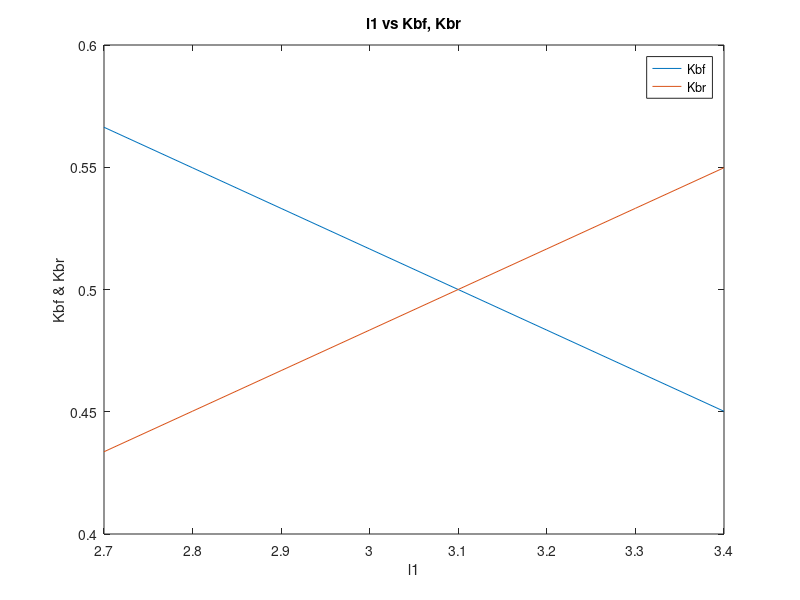
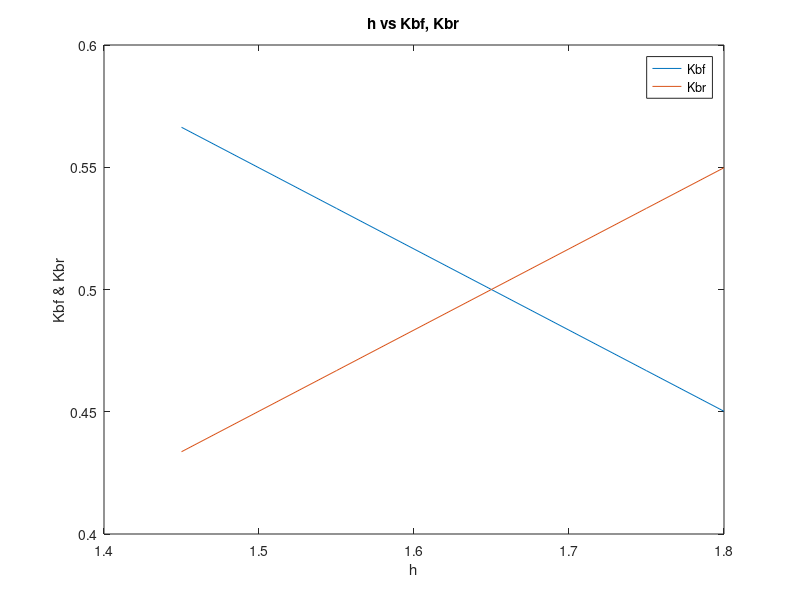
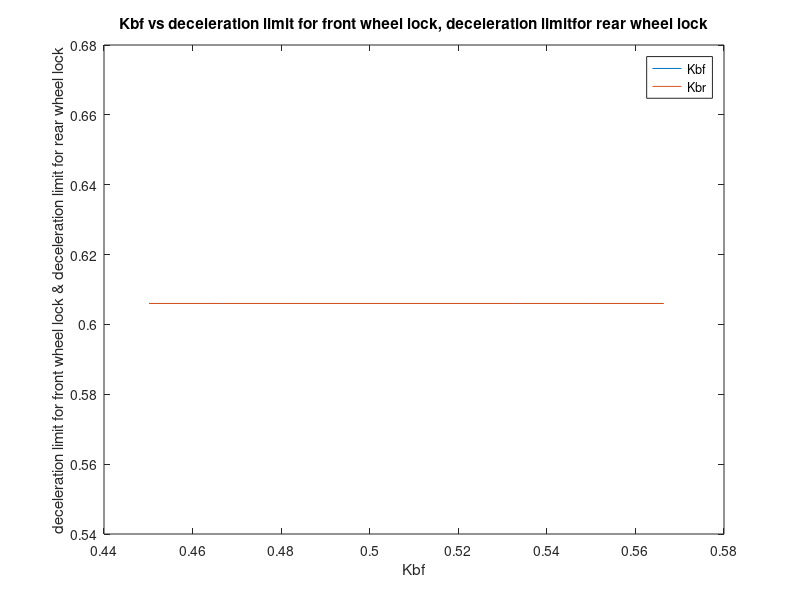
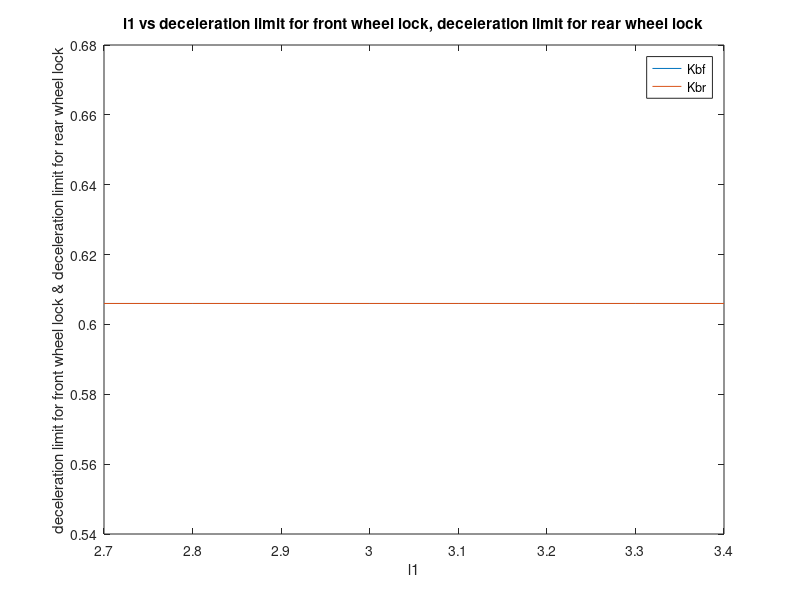

Here is the MATLAB script that generated these plots, in order:
W = 107800:100:108500;
L = 4.2;
l1= 2.7:0.1:3.4;
l2= L-l1;
h= 1.45:0.05:1.80;
fr=0.006;
mue_peak=0.6;
Kbf=l2+((mue_peak+fr).*h);
Kbr=l1-((mue_peak+fr).*h);

IBFD_decimal=Kbf./Kbr;
rear_wheel_brake_force_percent=(100)./(IBFD_decimal+1);
front_wheel_brake_force_percent=100-rear_wheel_brake_force_percent;
Kbf=front_wheel_brake_force_percent./100;
Kbr=rear_wheel_brake_force_percent./100;

deceleration_limit_for_front_wheel_lock=((mue_peak.*l2)+(fr*L.*Kbf))./((L.*Kbf)-(mue_peak.*h));
deceleration_limit_for_rear_wheel_lock=((mue_peak.*l1)+(fr*L.*(1-Kbf)))./((L.*(1-Kbf))+(mue_peak.*h));
front_wheel_lock=zeros(1,8);
rear_wheel_lock=zeros(1,8);
Brake_efficiency=zeros(1,8);

for i=1:8
if (deceleration_limit_for_front_wheel_lock(i) < deceleration_limit_for_rear_wheel_lock(i))
    front_wheel_lock(i)=1;
    rear_wheel_lock(i)=0;
elseif deceleration_limit_for_rear_wheel_lock(i) < deceleration_limit_for_front_wheel_lock(i)
    front_wheel_lock(i)=0;
    rear_wheel_lock(i)=1;  
end
Brake_efficiency(i)=(min(deceleration_limit_for_front_wheel_lock(i),deceleration_limit_for_rear_wheel_lock(i))*100)./(mue_peak+fr);
end

figure;plot(l1,Kbf,'DisplayName','Kbf');hold on;plot(l1,Kbr,'DisplayName','Kbr');hold off;
title("l1 vs Kbf, Kbr")
xlabel("l1")
ylabel("Kbf & Kbr")
legend

figure;plot(h,Kbf,'DisplayName','Kbf');hold on;plot(h,Kbr,'DisplayName','Kbr');hold off;
title("h vs Kbf, Kbr")
xlabel("h")
ylabel("Kbf & Kbr")
legend

figure;plot(Kbf,deceleration_limit_for_front_wheel_lock,'DisplayName','Kbf');hold on;plot(Kbf,deceleration_limit_for_rear_wheel_lock,'DisplayName','Kbr');hold off;
title("Kbf vs deceleration limit for front wheel lock, deceleration limitfor rear wheel lock")
xlabel("Kbf")
ylabel("deceleration limit for front wheel lock & deceleration limit for rear wheel lock")
legend

figure;plot(l1,deceleration_limit_for_front_wheel_lock,'DisplayName','Kbf');hold on;plot(l1,deceleration_limit_for_rear_wheel_lock,'DisplayName','Kbr');hold off;
title("l1 vs deceleration limit for front wheel lock, deceleration limit for rear wheel lock")
xlabel("l1")
ylabel("deceleration limit for front wheel lock & deceleration limit for rear wheel lock")
legend

figure;plot(h,deceleration_limit_for_front_wheel_lock,'DisplayName','Kbf');hold on;plot(h,deceleration_limit_for_rear_wheel_lock,'DisplayName','Kbr');hold off;
title("h vs deceleration limit for front wheel lock, deceleration limit for rear wheel lock")
xlabel("h")
ylabel("deceleration limit for front wheel lock & deceleration limit for rear wheel lock")
legend